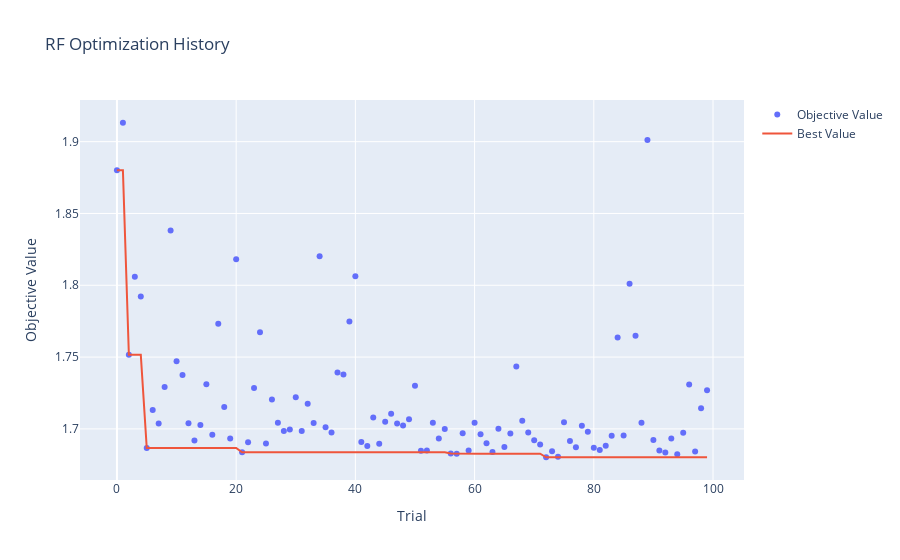
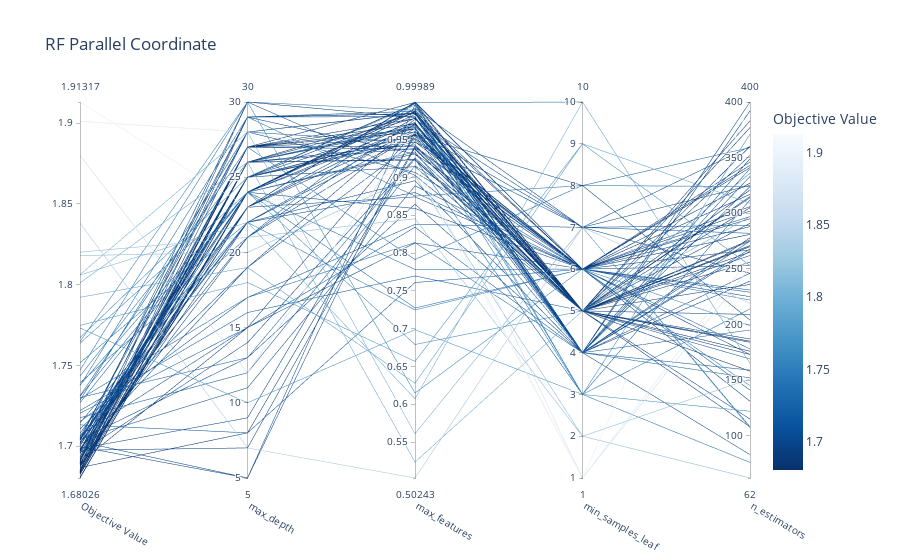
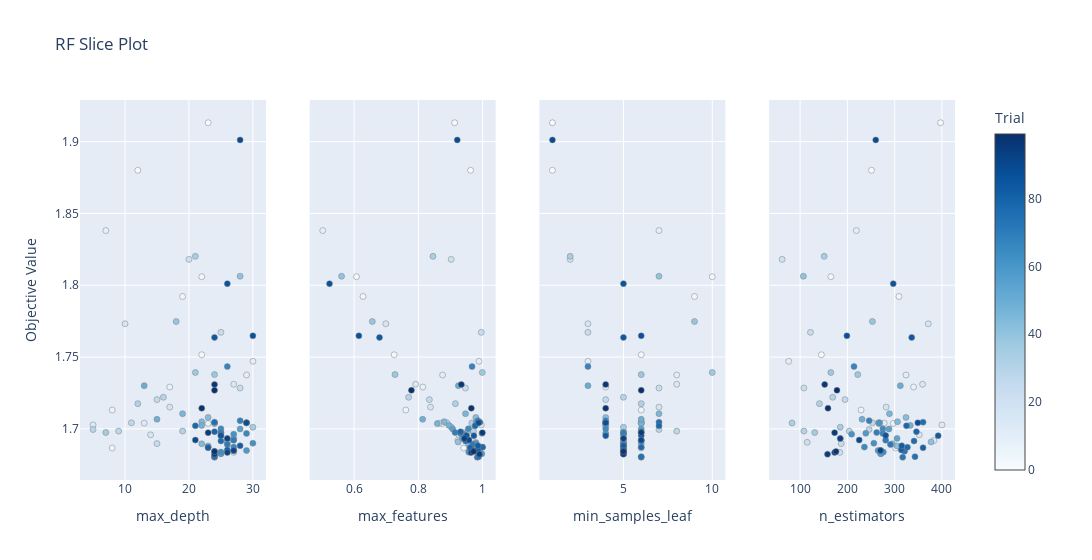
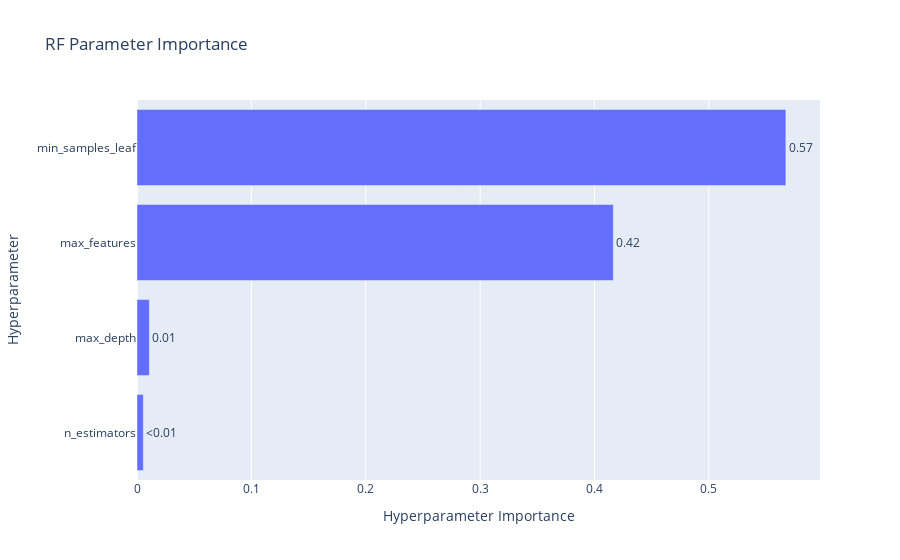

Source (notebook cell) for these figures, in order:
### Markdown cell above
## 7a. Visualize Optuna Results

### Code cell
from optuna.visualization import plot_optimization_history, plot_parallel_coordinate, plot_slice, plot_param_importances

if RUN_OPTUNA and 'studies' in locals():
    for name, study in studies.items():
        if name == 'LR' or not study.trials:
            continue
        print(f'--- Visualizing Optuna results for {name} ---')
        
        # Optimization History
        fig = plot_optimization_history(study)
        fig.update_layout(title=f'{name} Optimization History')
        fig.write_image(f'optuna_{name}_history.png')
        fig.show()

        # Parallel Coordinate
        fig = plot_parallel_coordinate(study)
        fig.update_layout(title=f'{name} Parallel Coordinate')
        fig.write_image(f'optuna_{name}_parallel_coordinate.png')
        fig.show()

        # Slice Plot
        fig = plot_slice(study)
        fig.update_layout(title=f'{name} Slice Plot')
        fig.write_image(f'optuna_{name}_slice.png')
        fig.show()

        # Parameter Importance
        try:
            fig = plot_param_importances(study)
            fig.update_layout(title=f'{name} Parameter Importance')
            fig.write_image(f'optuna_{name}_param_importance.png')
            fig.show()
        except (ValueError, RuntimeError) as e:
            print(f'Could not plot parameter importance for {name}: {e}')
